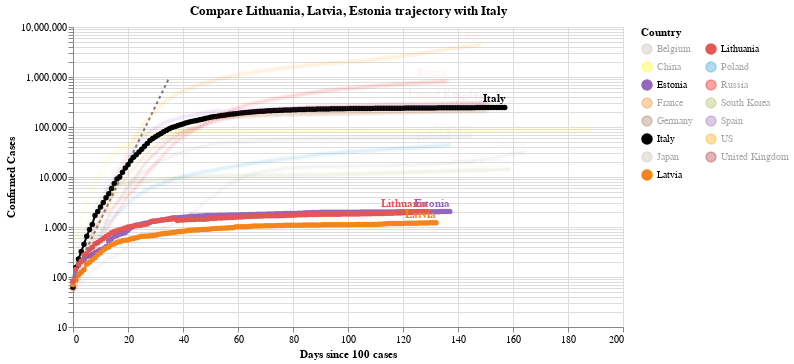

Notebook cell for this chart:
### Code cell
#hide_input
chart3 = make_since_chart(dff2, ['Lithuania', 'Latvia', 'Estonia'], baseline_countries)
chart3

### Figure 1 — Vega-Lite specification as saved in the notebook (floating-point values rounded to 4 significant figures; data arrays with more than 128 entries replaced by an {"elided": "..."} marker saying what was removed)
{"config": {"view": {"continuousWidth": 400, "continuousHeight": 300}}, "layer": [{"data": {"name": "data-628230001892d6798b50651be41d1b3e"}, "mark": {"type": "line", "color": "black", "opacity": 0.5, "strokeDash": [3, 3]}, "encoding": {"x": {"type": "quantitative", "field": "Days since 100 cases"}, "y": {"type": "quantitative", "field": "Confirmed Cases"}}}, {"data": {"name": "data-513832c875f86a55c4bb811748ea93cc"}, "mark": {"type": "line", "point": true}, "encoding": {"color": {"type": "nominal", "field": "Country", "legend": {"columns": 2}, "scale": {"domain": ["Belgium", "China", "Estonia", "France", "Germany", "Italy", "Japan", "Latvia", "Lithuania", "Poland", "Russia", "South Korea", "Spain", "US", "United Kingdom"], "range": ["#C1B7AD", "yellow", "#9467bd", "#F58518", "#9D755D", "black", "#C1B7AD", "#F58518", "#E45756", "#2495D3", "red", "#A1BA59", "#9467bd", "orange", "brown"]}}, "opacity": {"condition": {"value": 1, "selection": "selector002"}, "value": 0.05}, "tooltip": [{"type": "nominal", "field": "Country"}, {"type": "temporal", "field": "Date"}, {"type": "quantitative", "field": "Confirmed Cases"}, {"type": "quantitative", "field": "Days since 100 cases"}], "x": {"type": "quantitative", "field": "Days since 100 cases"}, "y": {"type": "quantitative", "field": "Confirmed Cases", "scale": {"type": "log"}}}, "selection": {"selector002": {"type": "multi", "fields": ["Country"], "bind": "legend", "init": [{"Country": "Lithuania"}, {"Country": "Latvia"}, {"Country": "Estonia"}, {"Country": "Italy"}]}}, "width": 550}, {"data": {"name": "data-513832c875f86a55c4bb811748ea93cc"}, "mark": {"type": "text", "align": "right", "dy": -8, "fontWeight": "bold"}, "encoding": {"color": {"type": "nominal", "field": "Country", "legend": {"columns": 2}, "scale": {"domain": ["Belgium", "China", "Estonia", "France", "Germany", "Italy", "Japan", "Latvia", "Lithuania", "Poland", "Russia", "South Korea", "Spain", "US", "United Kingdom"], "range": ["#C1B7AD", "yellow", "#9467bd", "#F58518", "#9D755D", "black", "#C1B7AD", "#F58518", "#E45756", "#2495D3", "red", "#A1BA59", "#9467bd", "orange", "brown"]}}, "opacity": {"condition": {"value": 1, "selection": "selector002"}, "value": 0.05}, "text": {"type": "nominal", "field": "Country"}, "tooltip": [{"type": "nominal", "field": "Country"}, {"type": "temporal", "field": "Date"}, {"type": "quantitative", "field": "Confirmed Cases"}, {"type": "quantitative", "field": "Days since 100 cases"}], "x": {"type": "quantitative", "field": "Days since 100 cases"}, "y": {"type": "quantitative", "field": "Confirmed Cases", "scale": {"type": "log"}}}, "transform": [{"filter": "(datum['Date'] >= 1595894400000)"}], "width": 550}], "title": "Compare Lithuania, Latvia, Estonia trajectory with Italy", "$schema": "https://vega.github.io/schema/vega-lite/v4.0.2.json", "datasets": {"data-628230001892d6798b50651be41d1b3e": [{"Days since 100 cases": 0, "Confirmed Cases": 100.0}, {"Days since 100 cases": 1, "Confirmed Cases": 130.0}, {"Days since 100 cases": 2, "Confirmed Cases": 169.0}, {"Days since 100 cases": 3, "Confirmed Cases": 219.7}, {"Days since 100 cases": 4, "Confirmed Cases": 285.6}, {"Days since 100 cases": 5, "Confirmed Cases": 371.3}, {"Days since 100 cases": 6, "Confirmed Cases": 482.7}, {"Days since 100 cases": 7, "Confirmed Cases": 627.5}, {"Days since 100 cases": 8, "Confirmed Cases": 815.7}, {"Days since 100 cases": 9, "Confirmed Cases": 1060.0}, {"Days since 100 cases": 10, "Confirmed Cases": 1379.0}, {"Days since 100 cases": 11, "Confirmed Cases": 1792.0}, {"Days since 100 cases": 12, "Confirmed Cases": 2330.0}, {"Days since 100 cases": 13, "Confirmed Cases": 3029.0}, {"Days since 100 cases": 14, "Confirmed Cases": 3937.0}, {"Days since 100 cases": 15, "Confirmed Cases": 5119.0}, {"Days since 100 cases": 16, "Confirmed Cases": 6654.0}, {"Days since 100 cases": 17, "Confirmed Cases": 8650.0}, {"Days since 100 cases": 18, "Confirmed Cases": 11250.0}, {"Days since 100 cases": 19, "Confirmed Cases": 14620.0}, {"Days since 100 cases": 20, "Confirmed Cases": 19000.0}, {"Days since 100 cases": 21, "Confirmed Cases": 24710.0}, {"Days since 100 cases": 22, "Confirmed Cases": 32120.0}, {"Days since 100 cases": 23, "Confirmed Cases": 41750.0}, {"Days since 100 cases": 24, "Confirmed Cases": 54280.0}, {"Days since 100 cases": 25, "Confirmed Cases": 70560.0}, {"Days since 100 cases": 26, "Confirmed Cases": 91730.0}, {"Days since 100 cases": 27, "Confirmed Cases": 119300.0}, {"Days since 100 cases": 28, "Confirmed Cases": 155000.0}, {"Days since 100 cases": 29, "Confirmed Cases": 201500.0}, {"Days since 100 cases": 30, "Confirmed Cases": 262000.0}, {"Days since 100 cases": 31, "Confirmed Cases": 340600.0}, {"Days since 100 cases": 32, "Confirmed Cases": 442800.0}, {"Days since 100 cases": 33, "Confirmed Cases": 575600.0}, {"Days since 100 cases": 34, "Confirmed Cases": 748300.0}, {"Days since 100 cases": 35, "Confirmed Cases": 972800.0}], "data-513832c875f86a55c4bb811748ea93cc": {"elided": "2248 records"}}}
